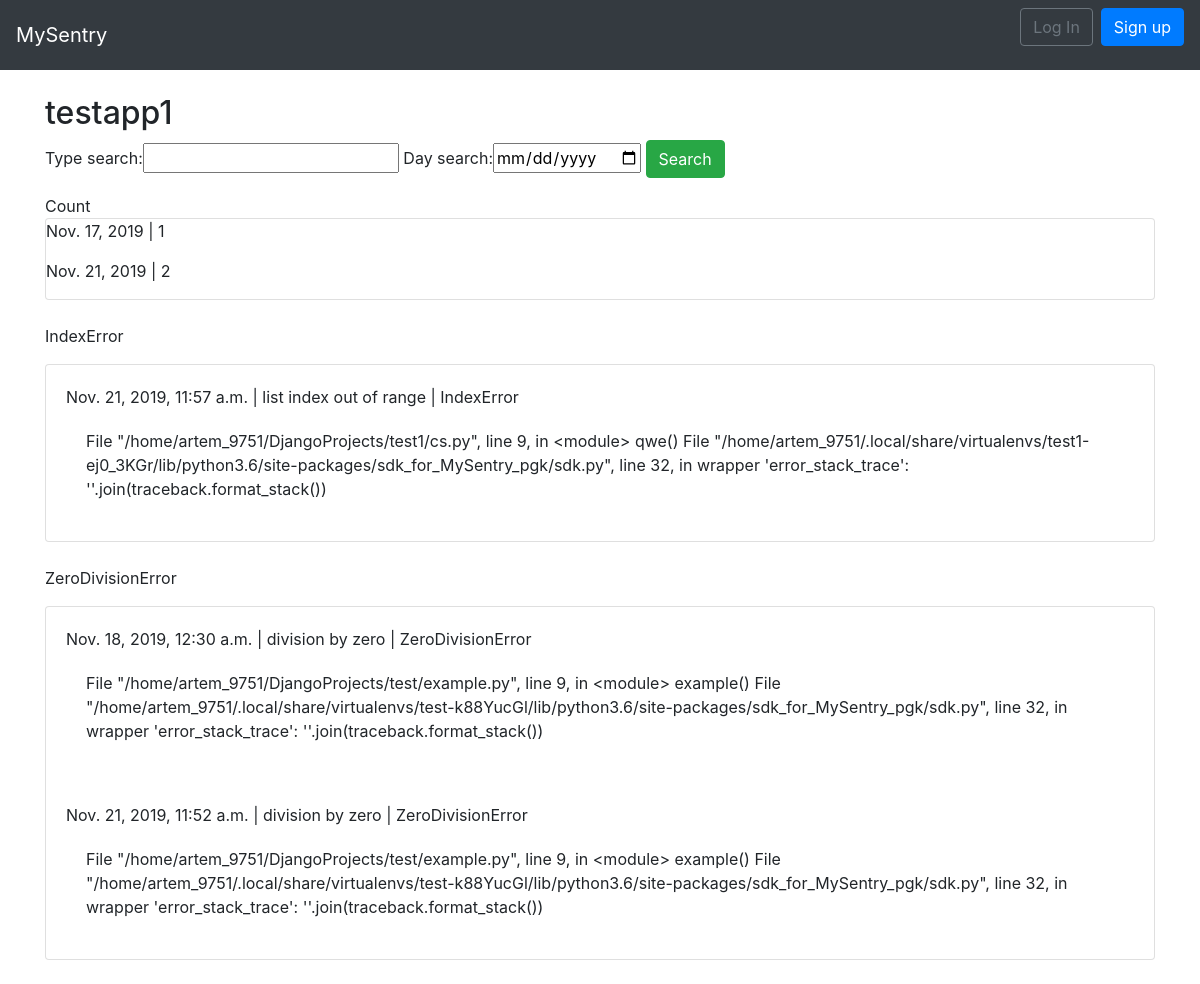
The app's page /apps/1/ with its own data.
### error_base/models.py (models this page shows, shortened)
class AppModel(models.Model):
    name = models.CharField(max_length=255)
    token = models.CharField(max_length=255)

class ErrorModel(models.Model):
    type = models.CharField(max_length=255)
    message = models.TextField()
    stack_trace = models.TextField()
    date = models.DateTimeField()
    app_id = models.ForeignKey(AppModel, on_delete= models.CASCADE)

### error_base/views.py (the view)
# urls.py: path('<int:pk>/', AppDetailView.as_view(), name='app_detail'),
class AppDetailView(DetailView):
    model = AppModel
    template_name = 'app_detail.html'
    form_class = AppListForm
    def get(self, request: HttpRequest, pk: int) -> HttpResponse:
        apps = AppModel.objects.filter(id=pk)
        search_type = request.GET.get('type_search')
        day_search = request.GET.get('day_search')
        all_errors = self.query_for_all_errors(search_type, day_search, pk)
        set_of_errors = set()
        dates_with_error = set()
        hours_with_error = set()
        for error in all_errors:
            set_of_errors.add(error.type)
            dates_with_error.add(datetime.date(error.date))
            hours_with_error.add(datetime.time(error.date))
        dict_with_count_error_per_day = {}
        if bool(day_search):
            for hour_with_error in hours_with_error:
                count_errors_in_hour = 0
                for error in all_errors:
                    if datetime.time(error.date).hour == hour_with_error.hour:
                        count_errors_in_hour += 1
                dict_with_count_error_per_day[hour_with_error.hour] = count_errors_in_hour
        else:
            for date_with_error in dates_with_error:
                count_errors_in_day = 0
                for error in all_errors:
                    if datetime.date(error.date) == date_with_error:
                        count_errors_in_day += 1
                dict_with_count_error_per_day[date_with_error] = count_errors_in_day
        return render(request, self.template_name,
                      {'form': self.form_class(),
                       'set_errors': set_of_errors,
                       'table_errors': all_errors,
                       'apps': apps,
                       'dict_with_count_error_per_day': dict_with_count_error_per_day,
                       })
    def query_for_all_errors(self, search_type_field: str, search_date_field: str, pk: int) -> QuerySet:
        if not bool(search_type_field) and not bool(search_date_field):
            all_errors = ErrorModel.objects.filter(app_id=pk)
            return all_errors
        elif bool(search_type_field) and not bool(search_date_field):
            all_errors = ErrorModel.objects.filter(type=search_type_field, app_id=pk)
            return all_errors
        elif not bool(search_type_field) and bool(search_date_field):
            all_errors = ErrorModel.objects.filter(app_id=pk, date__startswith=f'{search_date_field}')
            return all_errors
        return ErrorModel.objects.filter(app_id=pk, type=search_type_field, date__startswith=f'{search_date_field}')

### error_base/forms.py
class AppListForm(forms.Form):
    type_search = forms.CharField(required=False)
    day_search = forms.DateField(required=False, widget=DateInput)
    class Meta:
        model = ErrorModel

### templates/app_detail.html
{% extends 'base.html' %}
{% block content %}
 <div>
  {% for app in apps %}
   <h2>{{ app.name }}</h2>
  {% endfor %}
 </div>
 <form>{% csrf_token %}
  {{ form }}
  <button class="btn btn-success" type="submit">Search</button>
 </form>
  <a>Count</a>
 <div class="card">
 {% for date, count in dict_with_count_error_per_day.items %}
  <p><a>{{ date }}</a> | <a>{{ count }}</a></p>
 {% endfor %}
 </div>
 <br>
  {% for type_error in set_errors %}
   <p>{{ type_error }}</p>
    <div class="card">
    {% for errors in table_errors %}
     {% if type_error == errors.type %}
      <div class="card-body">
       <span class="font-weight">{{ errors.date }} | {{ errors.message }} | {{ errors.type }}
         <div class="card-body">
          {{ errors.stack_trace }}
         </div>
        </div>
     {% endif %}
    {% endfor %}
   </div>
  <br/>
{% endfor %}
{% endblock content %}

### records on screen
AppModel: name "testapp1"
ErrorModel: date "Nov. 17, 2019", count "1", set_errors "ZeroDivisionError", date "Nov. 18, 2019, 12:30 a.m.", message "division by zero", type "ZeroDivisionError", stack_trace "File \"/home/artem_9751/DjangoProjects/test/example.py\", line 9, in <module> example() File \"/home/artem_9751/.local/share/virtualenvs/test-k88YucGl/lib/python3.6/site-packages/sdk_for_MySentry_pgk/sdk.py\", line 32, in wrapper 'error_stack_trace': ''.join(traceback.format_stack())"
ErrorModel: set_errors "IndexError", date "Nov. 21, 2019, 11:57 a.m.", message "list index out of range", type "IndexError", stack_trace "File \"/home/artem_9751/DjangoProjects/test1/cs.py\", line 9, in <module> qwe() File \"/home/artem_9751/.local/share/virtualenvs/test1-ej0_3KGr/lib/python3.6/site-packages/sdk_for_MySentry_pgk/sdk.py\", line 32, in wrapper 'error_stack_trace': ''.join(traceback.format_stack())"
ErrorModel: date "Nov. 21, 2019, 11:52 a.m.", message "division by zero", type "ZeroDivisionError", stack_trace "File \"/home/artem_9751/DjangoProjects/test/example.py\", line 9, in <module> example() File \"/home/artem_9751/.local/share/virtualenvs/test-k88YucGl/lib/python3.6/site-packages/sdk_for_MySentry_pgk/sdk.py\", line 32, in wrapper 'error_stack_trace': ''.join(traceback.format_stack())"

### other values on screen
{{ date }} "Nov. 21, 2019"
{{ count }} "2"
